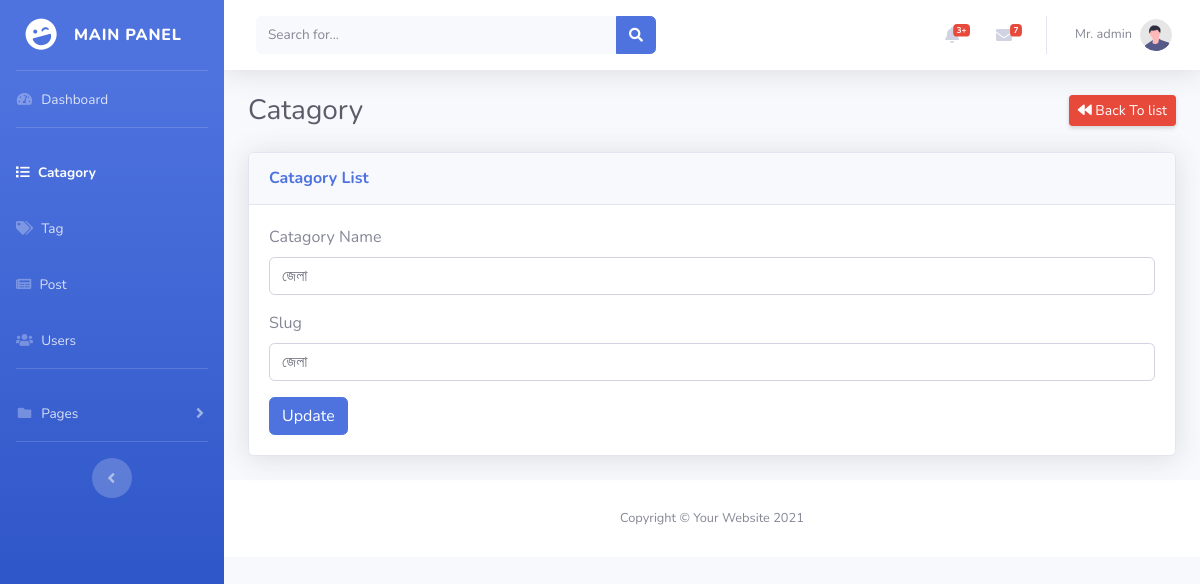
The page /admin/catagoryEdit.php?id=1 (signed in) on the database as committed earlier.
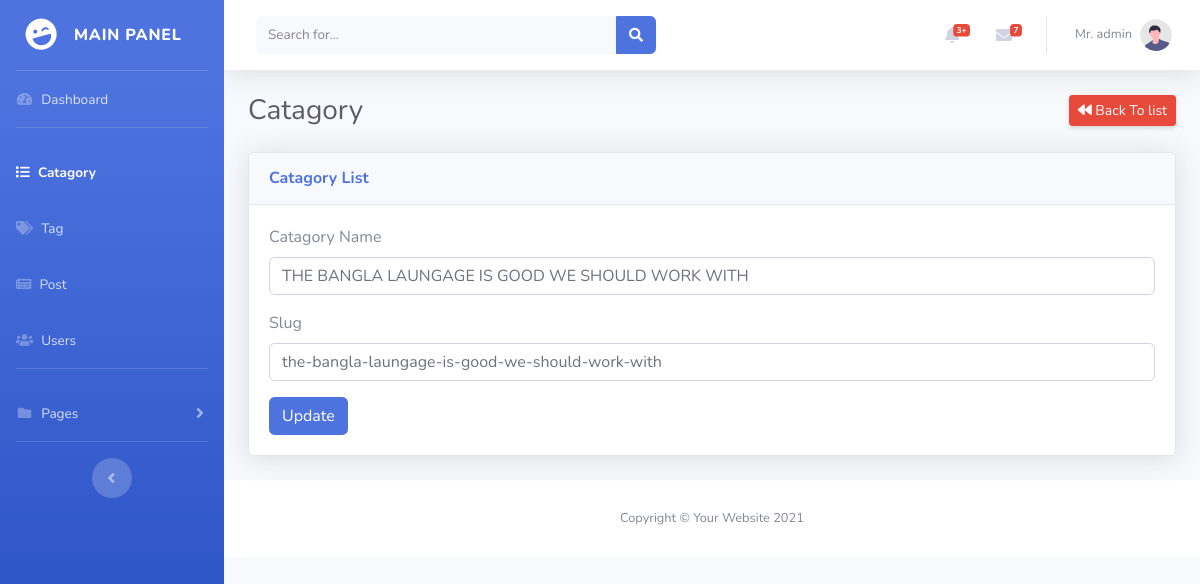
The same page on the database as committed later.
### tables this page shows
CREATE TABLE `catagory` (
  `id` bigint NOT NULL,
  `name` varchar(255) NOT NULL,
  `slug` varchar(255) NOT NULL
);

### admin/catagoryEdit.php (the view, shortened to what this page needs)
<?php
include "layout/head.php";
if (isset($_GET['id']) && !empty($_GET['id'])) {
    $id = trim($_GET['id']);
    $sql = "SELECT * FROM catagory WHERE id=:id";
    $stmp = $conn->prepare($sql);
    $stmp->bindparam(':id', $id, PDO::PARAM_INT);
    $stmp->execute();
    $result = $stmp->fetch(PDO::FETCH_OBJ);
}
?>
<div id="wrapper">
    <?php include "layout/sidebard.php"; ?>
    <div id="content-wrapper" class="d-flex flex-column">
        <div id="content">
            <?php include "layout/topbar.php"; ?>
            <div class="container-fluid">
                <div class="d-sm-flex align-items-center justify-content-between mb-4">
                    <h1 class="h3 mb-0 text-gray-800">Catagory</h1>
                    <a href="catagory.php" class="d-none d-sm-inline-block btn btn-sm btn-danger shadow-sm">
                        <i class="fas fa-backward text-white"></i> Back To list</a>
                </div>
                <div class="card shadow mb-4">
                    <div class="card-header py-3">
                        <h6 class="m-0 font-weight-bold text-primary">Catagory List</h6>
                    </div>
                    <div class="card-body">
                        <form action="<?php echo htmlspecialchars($_SERVER['PHP_SELF']) ?>" method="post">
                            <div class="form-group">
                                <label for="catagory_name">Catagory Name</label>
                                <input type="text" name="catagory_name" value="<?php echo $result->name ??'';?>" class="form-control" id="catagory_name">
                            </div>
                            <div class="form-group">
                                <label for="catagory_slug">Slug</label>
                                <input type="text" name="catagory_slug" value="<?php echo $result->slug ??'';?>" class="form-control" id="catagory_slug">
                            </div>
                            <button type="submit" class="btn btn-primary">Update</button>
                        </form>
                    </div>
                </div>
            </div>
            <?php
            include "layout/footer.php";
            ?>
            </body>
            </html>

Rows that differ between the two databases and show on the page:
changed catagory: catagory_name "জেলা" → "THE BANGLA LAUNGAGE IS GOOD WE SHOULD WORK WITH"; catagory_slug "জেলা" → "the-bangla-laungage-is-good-we-should-work-with"
